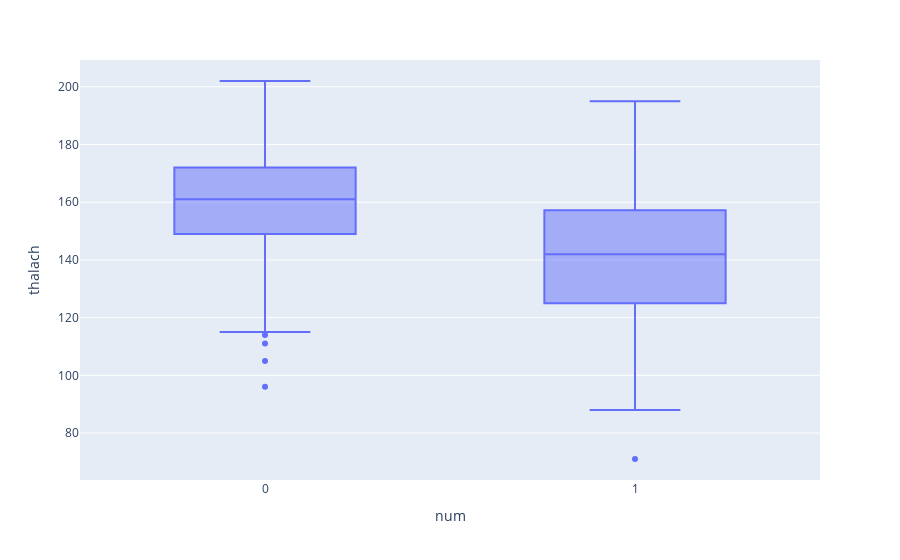

Notebook code cell kept with this figure:
### Code cell
fig = px.box(DF_1, x='num', y='thalach')
fig.show()

### Figure 1 — Plotly figure (JSON) as saved in the notebook; plotly's stock layout.template omitted (floating-point values rounded to 4 significant figures; data arrays with more than 128 entries replaced by an {"elided": "..."} marker saying what was removed)
{"data": [{"alignmentgroup": "True", "hovertemplate": "num=%{x}<br>thalach=%{y}<extra></extra>", "legendgroup": "", "marker": {"color": "#636efa"}, "name": "", "notched": false, "offsetgroup": "", "orientation": "v", "showlegend": false, "type": "box", "x": {"elided": "297 int values"}, "x0": " ", "xaxis": "x", "y": {"elided": "297 int values"}, "y0": " ", "yaxis": "y"}], "layout": {"boxmode": "group", "legend": {"tracegroupgap": 0}, "margin": {"t": 60}, "xaxis": {"anchor": "y", "domain": [0, 1], "title": {"text": "num"}}, "yaxis": {"anchor": "x", "domain": [0, 1], "title": {"text": "thalach"}}}}
